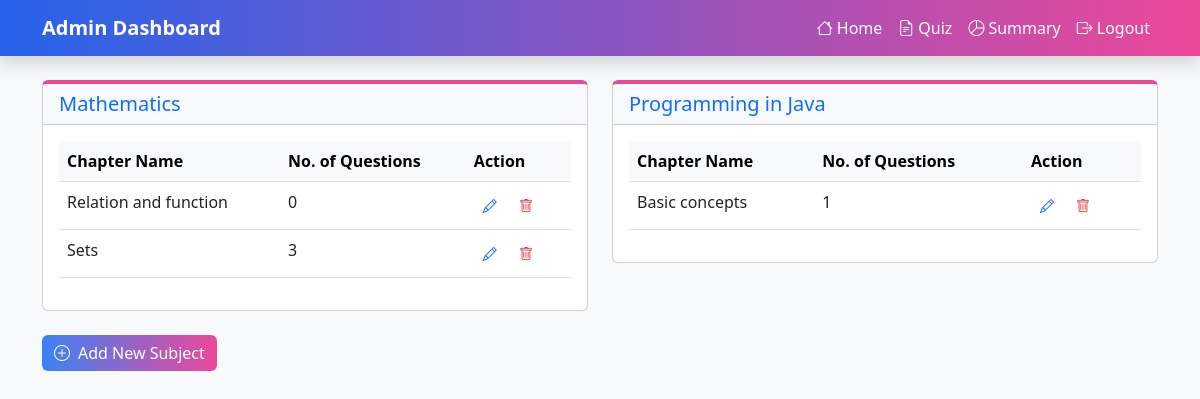
Page /admin_dashboard on the committed database.
### models/models.py (models this page shows)
class Subject(db.Model):
    __tablename__ = "subject"
    id = db.Column(db.Integer , primary_key = True)
    name = db.Column(db.String(100) , nullable = False , unique = True)
    description = db.Column(db.String(500) , nullable = False)
    chapters = db.relationship("Chapter", backref = "subject", lazy = True , cascade="all, delete-orphan")

class Chapter(db.Model):
    __tablename__ = "chapter"
    id = db.Column(db.Integer , primary_key = True)
    name = db.Column(db.String(100) , nullable = False)
    description = db.Column(db.String(500) , nullable = False)
    subject_id = db.Column(db.Integer , db.ForeignKey('subject.id') , nullable = False)
    quizzes = db.relationship("Quiz", backref = "chapter", lazy = True , cascade="all, delete-orphan")
    questions = db.relationship('Question', backref='chapter', lazy=True)

### controllers/controllers.py (the view)
@app.route('/admin_dashboard')
def admin_dashboard():
    subjects = Subject.query.all()
    for subject in subjects:
        for chapter in subject.chapters:
            chapter.questionCount = Question.query.filter_by(chapter_id=chapter.id).count()
    return render_template('admin_dashboard.html', subjects=subjects)

### templates/admin_dashboard.html (shortened to what this page needs)
<!DOCTYPE html>
<html lang="en">
<head>
    <link href="https://cdn.jsdelivr.net/npm/bootstrap@5.3.0/dist/css/bootstrap.min.css" rel="stylesheet">
    <link rel="stylesheet" href="https://cdn.jsdelivr.net/npm/bootstrap-icons@1.11.1/font/bootstrap-icons.css">
    <link rel="stylesheet" href="../static/admin_dashboard.css">
</head>
<body class="bg-light">
    <nav class="navbar custom-gradient-bg navbar-expand-lg shadow">
        <div class="container">
            <a class="navbar-brand text-white fw-bold" href="#">Admin Dashboard</a>
            <div class="collapse navbar-collapse" id="navbarNav">
                <ul class="navbar-nav ms-auto">
                    <li class="nav-item">
                        <a class="nav-link text-white d-flex align-items-center" href="#">
                            <i class="bi bi-house me-1"></i>
                            Home
                        </a>
                    </li>
                    <li class="nav-item">
                        <a class="nav-link text-white d-flex align-items-center" href="#">
                            <i class="bi bi-file-earmark-text me-1"></i>
                            Quiz
                        </a>
                    </li>
                    <li class="nav-item">
                        <a class="nav-link text-white d-flex align-items-center" href="#">
                            <i class="bi bi-pie-chart me-1"></i>
                            Summary
                        </a>
                    </li>
                    <li class="nav-item">
                        <a class="nav-link text-white d-flex align-items-center" href="#">
                            <i class="bi bi-box-arrow-right me-1"></i>
                            Logout
                        </a>
                    </li>
                </ul>
            </div>
        </div>
    </nav>
    <div class="container py-4">
        <div class="row g-4">
            {% for subject in subjects %}
            <div class="col-md-6">
                <div class="card subject-card">
                    <div class="card-header bg-light">
                        <h5 class="card-title text-primary mb-0">{{ subject.name }}</h5>
                    </div>
                    <div class="card-body">
                        <div class="table-responsive">
                            <table class="table table-hover">
                                <thead class="table-light">
                                    <tr>
                                        <th>Chapter Name</th>
                                        <th>No. of Questions</th>
                                        <th>Action</th>
                                    </tr>
                                </thead>
                                <tbody>
                                    {% for chapter in subject.chapters %}
                                    <tr>
                                        <td>{{ chapter.name }}</td>
                                        <td>{{ chapter.questionCount }}</td>
                                        <td>
                                            <button class="btn btn-sm btn-link text-primary">
                                                <i class="bi bi-pencil"></i>
                                            </button>
                                            <button class="btn btn-sm btn-link text-danger">
                                                <i class="bi bi-trash"></i>
                                            </button>
                                        </td>
                                    </tr>
                                    {% endfor %}
                                </tbody>
                            </table>
                        </div>
                    </div>
                </div>
            </div>
            {% endfor %}
        </div>
        <div class="mt-4">
            <button class="btn gradient-btn d-flex align-items-center">
                <i class="bi bi-plus-circle me-2"></i>
                Add New Subject
            </button>
        </div>
    </div>
</body>
</html>

### static/admin_dashboard.css (style rules this page uses)
.custom-gradient-bg { background: linear-gradient(90deg, #2563eb 0%, #ec4899 100%); }
.subject-card { border-top: 4px solid #ec4899; transition: box-shadow 0.3s ease; }
.gradient-btn { background: linear-gradient(90deg, #3b82f6 0%, #ec4899 100%); border: none; color: white; }

### rows in the picture
Subject: name "Mathematics"
Chapter: name "Relation and function", questionCount "0"
Chapter: name "Sets", questionCount "3"
Subject: name "Programming in Java"
Chapter: name "Basic concepts", questionCount "1"
